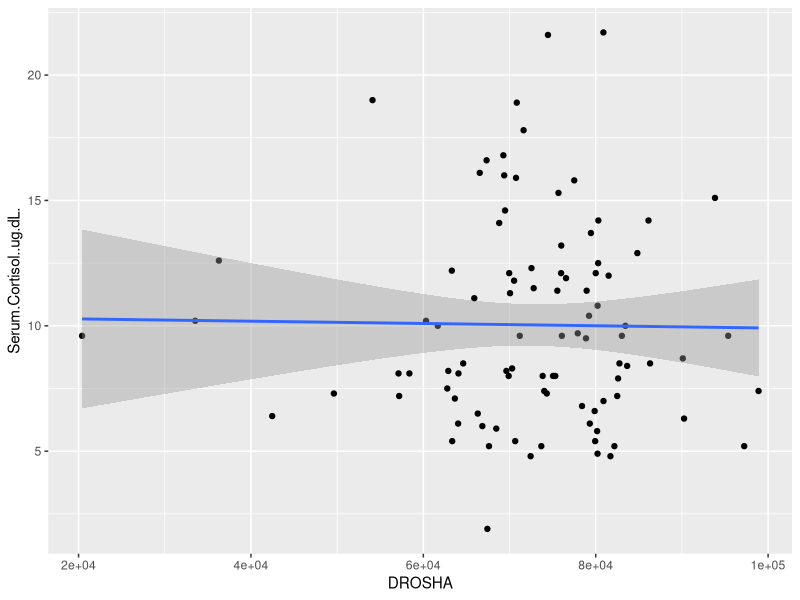

Source code (R):
# Set working directory to AnalyzeSerumCortisol-master

# Install necessary packages
# Install packages ("ggplot2")
install.packages("ggplot2")
library(ggplot2)

# Read data
IBS <- read.table("Data/IBS_GX_Data.txt", sep = "\t", header = TRUE)

# Single Regression Test
SerumCortisol.regression <- lm(DROSHA ~ Serum.Cortisol..ug.dL., data=IBS)
summary(SerumCortisol.regression)

# Scatterplot
ggplot(IBS, aes(x=DROSHA, y=Serum.Cortisol..ug.dL.)) +
  geom_point() +    
  geom_smooth(method=lm) 
